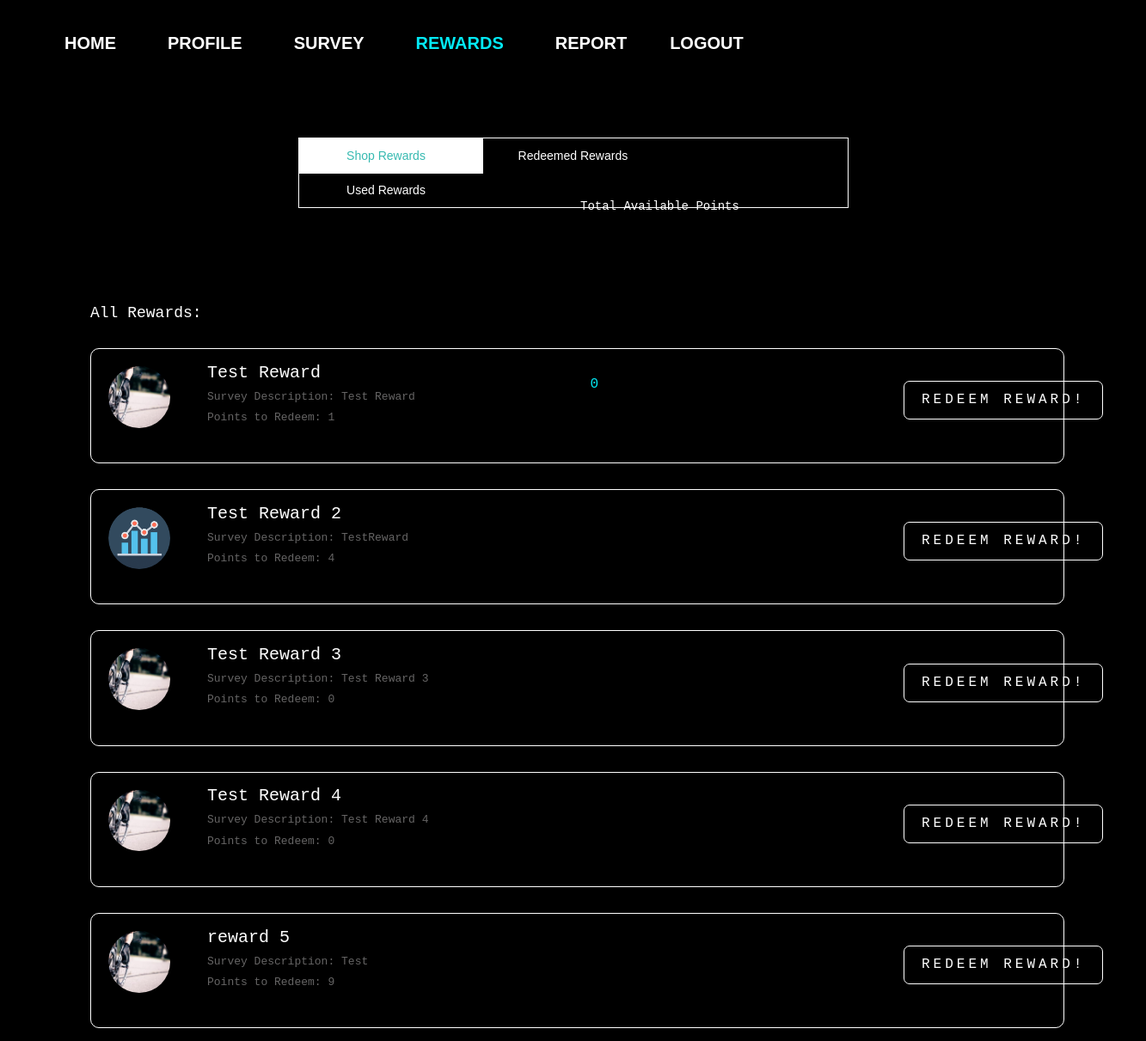
Page /shoprewards/ (signed in) on the earlier database version.
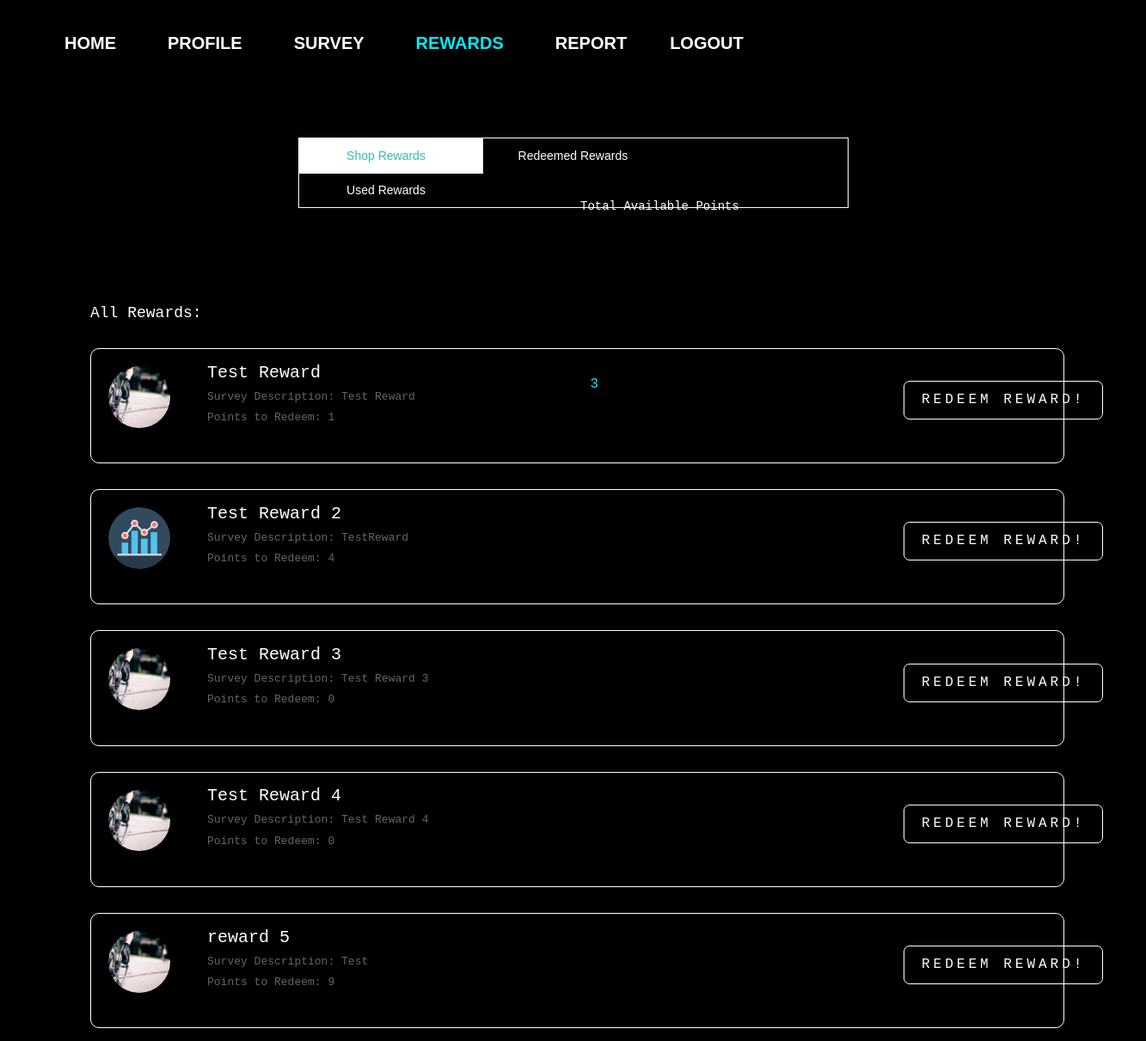
Same page on the later database version.
### survey/models.py (models this page shows, shortened)
class TotalPoints(models.Model):
    user = models.ForeignKey(to=User, null=True, on_delete=models.SET_NULL,blank=True)
    points = models.IntegerField(default=0)

### survey/views.py (the view)
# urls.py: path('shoprewards/', survey_views.shoprewards_view, name='shoprewards'),
@login_required
def shoprewards_view(request):
    context={
        'displayedpoints': TotalPoints.objects.get_or_create(user=request.user),
        'displayedrewards':Reward.objects.all()
    }
    return render(request, 'survey/shoprewards.html', context)

### survey/templates/survey/shoprewards.html (shortened to what this page needs)
{% extends "survey/base.html" %}
{% load static %}
{% block css %}
<link rel="stylesheet" type="text/css" href="{% static 'survey/rewards.css' %}">
{% endblock %}
{% block navbar %}
<div class="nav_box">
<header class="navbarheader">
<div class=nav>
  <ul class=navbarlist>
    <a href="{% url 'survey:dashboard' %}" role="button">Home</a>
    <a href="{% url 'accounts:profile' %}" role="button">Profile</a>
    <a href="{% url 'survey:survey' %}" role="button" >Survey</a>
    <a href="{% url 'survey:shoprewards' %}" role="button" class="active">Rewards</a>
    <a href="{% url 'survey:report' %}" role="button">Report</a>
    <a href="{% url 'logout' %}" id="logout">Logout</a>
  </ul>
</div>
</header>
</div>
{% endblock %}
{% block body_block %}
<div class="box submit-button">
  <a href="#" id="update-button">
      {% for user in displayedpoints %}
   {{user.points}}
{% endfor %}
  </a>
</div>
<div class="points">
</div>
<section>
  <nav>
    <div></div>
    <ul>
      <li onclick="window.location.href='/shoprewards'" class="active1">
      Shop Rewards
      </li>
      <li onclick="window.location.href='/redeemedrewards'">
      Redeemed Rewards
    </li>
    <li onclick="window.location.href='/usedrewards'">
      Used Rewards
    </li>
    </ul>
  </nav>
</section>
<div class="reward">
  <div class="totalptshead">
    Total Available Points
  </div>
<h2>
  All Rewards:
{% for reward in displayedrewards %}
<div class="indiv">
  <div class="uh-image">
    <img class="uh-image-inner" src="{{reward.reward_pic.url}}">
  </div>
  <div class="title">
  {{reward.rewardtitle}}
  </div>
<div class="des">
  Survey Description:
  {{reward.rewarddescription}}
</div>
<div class="pts">
  Points to Redeem:
  {{reward.requiredpoints}}
</div>
<div class="btns">
   <a class="btn" href="{% url 'survey:redeem_update' pk=reward.pk %}" >Redeem Reward!</a>
</div>
</div>
{% endfor %}
</h2>
</div>
{% endblock %}

Differences in the rows shown:
changed TotalPoints: points "0" → "3"
